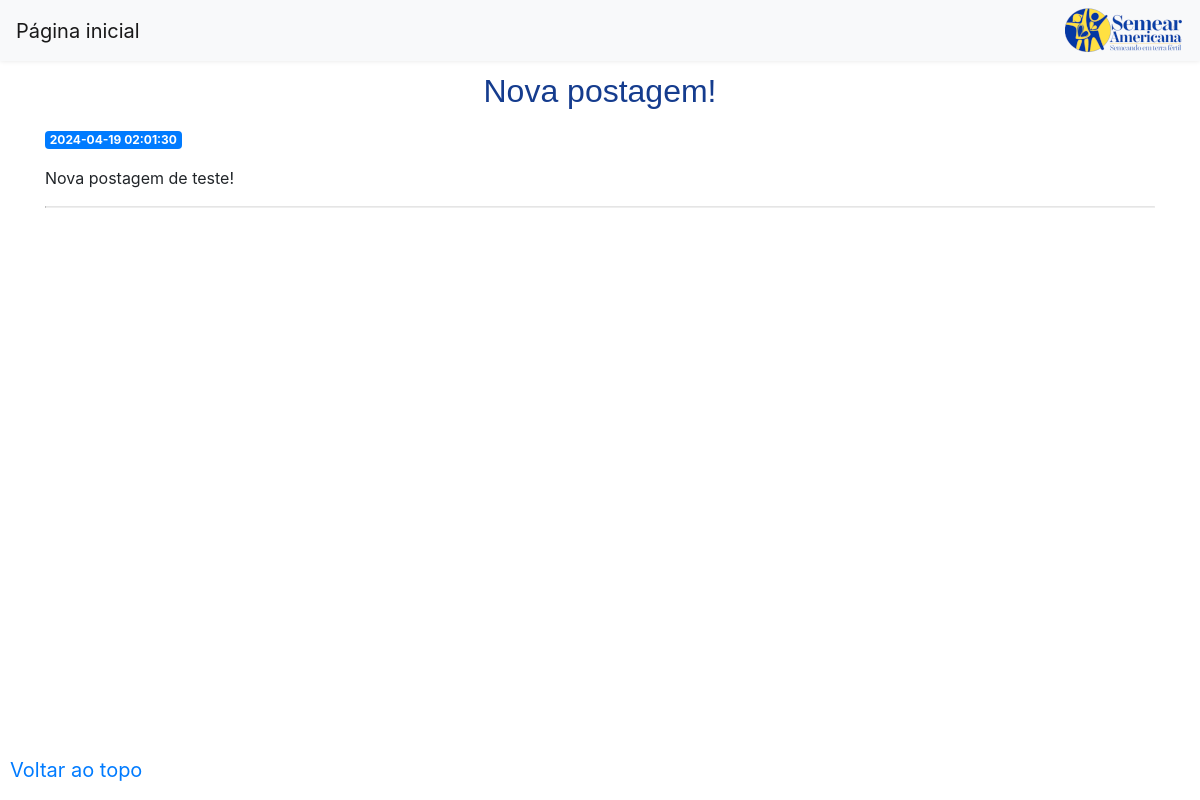
The page /5 on the database its author committed.
### tables this page shows
CREATE TABLE posts (
    id INTEGER PRIMARY KEY AUTOINCREMENT,
    created TIMESTAMP NOT NULL DEFAULT CURRENT_TIMESTAMP,
    title TEXT NOT NULL,
    content TEXT NOT NULL
);

### app.py (the view)
@app.route('/<int:post_id>')
def post(post_id):
    post = get_post(post_id)
    return render_template('post.html', post=post)

### app.py (called while the page is built)
def get_db_connection():
    conn = sqlite3.connect('database.db')
    conn.row_factory = sqlite3.Row
    return conn

def get_post(post_id):
    conn = get_db_connection()
    post = conn.execute('SELECT * FROM posts WHERE id = ?',
                        (post_id,)).fetchone()
    conn.close()
    if post is None:
        abort(404)
    return post

### templates/post.html
{% extends 'base2.html' %}
{% block content %}
	<br><br><br>
    <h2>{% block title %} {% autoescape off %} {{ post['title'] }} {% endautoescape %} {% endblock %}</h2>
    <span class="badge badge-primary">{{ post['created'] }}</span>
    {% autoescape off %}
    <p>{{ post['content'] }}</p>
    {% endautoescape %}
{% endblock %}

### static/css/style.css (style rules this page uses)
h2 { color: #153c8e; font-family: Arial, sans-serif; text-align: center; padding 7px; }

### rows shown on the page
posts: title "Nova postagem!", created "2024-04-19 02:01:30", content "Nova postagem de teste!"
